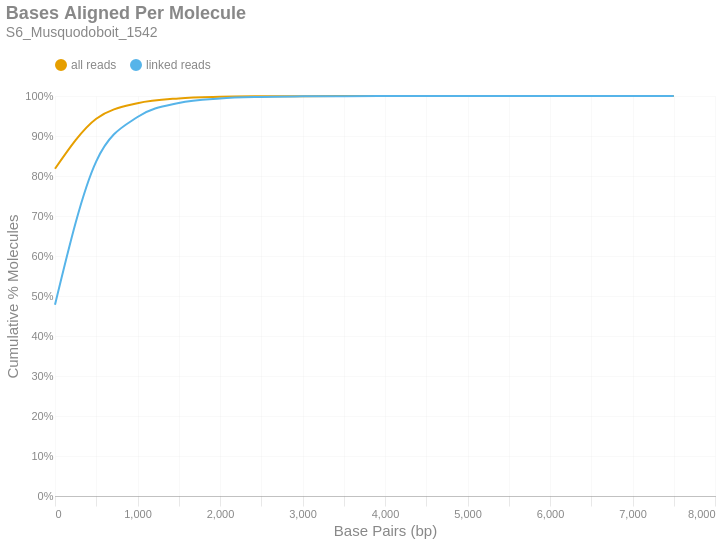

The notebook cell saved with this chart:
### Markdown cell above
### Bases Aligned Per Molecule
This is a cumulative frequency distribution showing the number of base pairs aligned per unique molecule. These data are shown in 500 bp bins. There are two distributions: one with `all reads` (yellow) and another with only `linked reads` (blue). The percent of molecules in the `linked reads` distribution is relative to the total number of linked molecules.

### Code cell
if SKIPLR:
    print_html(f"Skipped")
else:
    binned_df = consolidated_hist(valids['aligned_bp'], mask, 500, True)
    with SafeRender(binned_df):
        (
            density_plot(binned_df, 'Bases Aligned Per Molecule', samplename, 'basesper')
            .encode(
                x=alt.X('bin:Q', title="Base Pairs (bp)").axis(tickMinStep=500).scale(padding=0),
                y=alt.Y('value:Q', title='Cumulative % Molecules')
                    .axis(format='%')
                    .scale(domain = [0,1])
                    .stack(False),
                color=alt.Color("key:N").scale(domain = ["all reads", "linked reads"]),
                tooltip = [
                    alt.Tooltip("key:N", title = "Data Type"),
                    alt.Tooltip("range_label:N", title="Bases Aligned Per Molecule"),
                    alt.Tooltip("value:Q", format = ".2%", title="% Molecules (Cum.)")
                ]
            )
        ).display()

### Figure 1 — Vega-Lite specification as saved in the notebook (floating-point values rounded to 4 significant figures)
{"width": "container", "height": 400, "config": {"title": {"anchor": "start", "dy": -15, "fontSize": 18, "color": "#888888", "subtitleColor": "#888888", "subtitleFontSize": 14}, "arc": {"fill": "#0072B2"}, "axis": {"domainColor": "#888888", "domainWidth": 0.5, "gridWidth": 0.2, "grid": false, "titleFontWeight": 400, "titleFontSize": 15, "labelFontSize": 11, "labelColor": "#888888", "tickColor": "#888888", "tickWidth": 0.2, "titleColor": "#888888"}, "axisBand": {"grid": false}, "axisX": {"grid": true, "tickSize": 10, "domainCap": "round"}, "axisY": {"domain": false, "grid": true, "tickSize": 0, "domainCap": "round"}, "background": "transparent", "header": {"labelFontSize": 15, "labelColor": "#888888", "titleFontSize": 15, "titleFontWeight": 600, "titleColor": "#888888"}, "legend": {"labelFont": "sans-serif", "labelFontSize": 12, "labelColor": "#888888", "symbolSize": 100, "symbolType": "circle", "titleFontSize": 12, "titlePadding": 10, "titleColor": "#888888", "title": null, "orient": "top"}, "range": {"category": ["#E69F00", "#56B4E9", "#009E73", "#F0E442", "#0072B2", "#D55E00", "#CC79A7", "#000000"], "diverging": ["#cfe8f3", "#a2d4ec", "#73bfe2", "#46abdb", "#1696d2", "#12719e"]}, "area": {"fill": "#0072B2", "fillOpacity": 0.7, "line": true, "strokeOpacity": 0.7}, "line": {"color": "#0072B2", "stroke": "#0072B2", "strokeWidth": 2}, "trail": {"color": "#0072B2", "stroke": "#0072B2", "strokeWidth": 0, "size": 1}, "point": {"filled": true, "fillOpacity": 1.0, "size": 95}, "text": {"color": "#888888", "fontSize": 11, "align": "right", "fontWeight": 400, "size": 11}, "bar": {"fill": "#0072B2", "stroke": null}, "view": {"stroke": null, "continuousWidth": 660, "continuousHeight": 400}}, "data": {"name": "data-a236ccb55b66e3d7310435b91feb41bf"}, "mark": {"type": "line", "interpolate": "monotone", "point": {"opacity": 0, "size": 275}}, "encoding": {"color": {"field": "key", "scale": {"domain": ["all reads", "linked reads"]}, "type": "nominal"}, "tooltip": [{"field": "key", "title": "Data Type", "type": "nominal"}, {"field": "range_label", "title": "Bases Aligned Per Molecule", "type": "nominal"}, {"field": "value", "format": ".2%", "title": "% Molecules (Cum.)", "type": "quantitative"}], "x": {"axis": {"tickMinStep": 500}, "field": "bin", "scale": {"padding": 0}, "title": "Base Pairs (bp)", "type": "quantitative"}, "y": {"axis": {"format": "%"}, "field": "value", "scale": {"domain": [0, 1]}, "stack": false, "title": "Cumulative % Molecules", "type": "quantitative"}}, "params": [{"name": "param_c36ac31b6afebe62", "select": {"type": "point", "fields": ["key"]}, "bind": "legend"}], "title": {"text": "Bases Aligned Per Molecule", "subtitle": "S6_Musquodoboit_1542"}, "transform": [{"fold": ["all reads (cumsum)", "linked reads (cumsum)"]}, {"calculate": "replace(datum.key, ' (cumsum)', '')", "as": "key"}, {"filter": {"param": "param_c36ac31b6afebe62"}}], "usermeta": {"embedOptions": {"downloadFileName": "S6_Musquodoboit_1542.basesper"}}, "$schema": "https://vega.github.io/schema/vega-lite/v6.1.0.json", "datasets": {"data-a236ccb55b66e3d7310435b91feb41bf": [{"bin": "0.0", "interval": "0.0-500.0", "all reads": 0.818, "linked reads": 0.478, "all reads (cumsum)": 0.818, "linked reads (cumsum)": 0.478, "range_label": "0-499"}, {"bin": "500.0", "interval": "500.0-1000.0", "all reads": 0.1251, "linked reads": 0.3586, "all reads (cumsum)": 0.9432, "linked reads (cumsum)": 0.8367, "range_label": "500-999"}, {"bin": "1000.0", "interval": "1000.0-1500.0", "all reads": 0.03858, "linked reads": 0.1109, "all reads (cumsum)": 0.9818, "linked reads (cumsum)": 0.9476, "range_label": "1000-1499"}, {"bin": "1500.0", "interval": "1500.0-2000.0", "all reads": 0.01219, "linked reads": 0.03505, "all reads (cumsum)": 0.994, "linked reads (cumsum)": 0.9826, "range_label": "1500-1999"}, {"bin": "2000.0", "interval": "2000.0-2500.0", "all reads": 0.00391, "linked reads": 0.01124, "all reads (cumsum)": 0.9979, "linked reads (cumsum)": 0.9939, "range_label": "2000-2499"}, {"bin": "2500.0", "interval": "2500.0-3000.0", "all reads": 0.001342, "linked reads": 0.003858, "all reads (cumsum)": 0.9992, "linked reads (cumsum)": 0.9977, "range_label": "2500-2999"}, {"bin": "3000.0", "interval": "3000.0-3500.0", "all reads": 0.0004719, "linked reads": 0.001357, "all reads (cumsum)": 0.9997, "linked reads (cumsum)": 0.9991, "range_label": "3000-3499"}, {"bin": "3500.0", "interval": "3500.0-4000.0", "all reads": 0.0001853, "linked reads": 0.0005328, "all reads (cumsum)": 0.9999, "linked reads (cumsum)": 0.9996, "range_label": "3500-3999"}, {"bin": "4000.0", "interval": "4000.0-4500.0", "all reads": 7.397e-05, "linked reads": 0.0002127, "all reads (cumsum)": 0.9999, "linked reads (cumsum)": 0.9998, "range_label": "4000-4499"}, {"bin": "4500.0", "interval": "4500.0-5000.0", "all reads": 3.427e-05, "linked reads": 9.854e-05, "all reads (cumsum)": 1.0, "linked reads (cumsum)": 0.9999, "range_label": "4500-4999"}, {"bin": "5000.0", "interval": "5000.0-5500.0", "all reads": 1.22e-05, "linked reads": 3.507e-05, "all reads (cumsum)": 1.0, "linked reads (cumsum)": 1.0, "range_label": "5000-5499"}, {"bin": "5500.0", "interval": "5500.0-6000.0", "all reads": 6.39e-06, "linked reads": 1.837e-05, "all reads (cumsum)": 1.0, "linked reads (cumsum)": 1.0, "range_label": "5500-5999"}, {"bin": "6000.0", "interval": "6000.0-6500.0", "all reads": 1.162e-06, "linked reads": 3.34e-06, "all reads (cumsum)": 1.0, "linked reads (cumsum)": 1.0, "range_label": "6000-6499"}, {"bin": "6500.0", "interval": "6500.0-7000.0", "all reads": 1.936e-06, "linked reads": 5.567e-06, "all reads (cumsum)": 1.0, "linked reads (cumsum)": 1.0, "range_label": "6500-6999"}, {"bin": "7000.0", "interval": "7000.0-7500.0", "all reads": 1.936e-07, "linked reads": 5.567e-07, "all reads (cumsum)": 1.0, "linked reads (cumsum)": 1.0, "range_label": "7000-7499"}, {"bin": "7500.0", "interval": "7500.0-8000.0", "all reads": 5.809e-07, "linked reads": 1.67e-06, "all reads (cumsum)": 1.0, "linked reads (cumsum)": 1.0, "range_label": "7500-7999"}]}}
